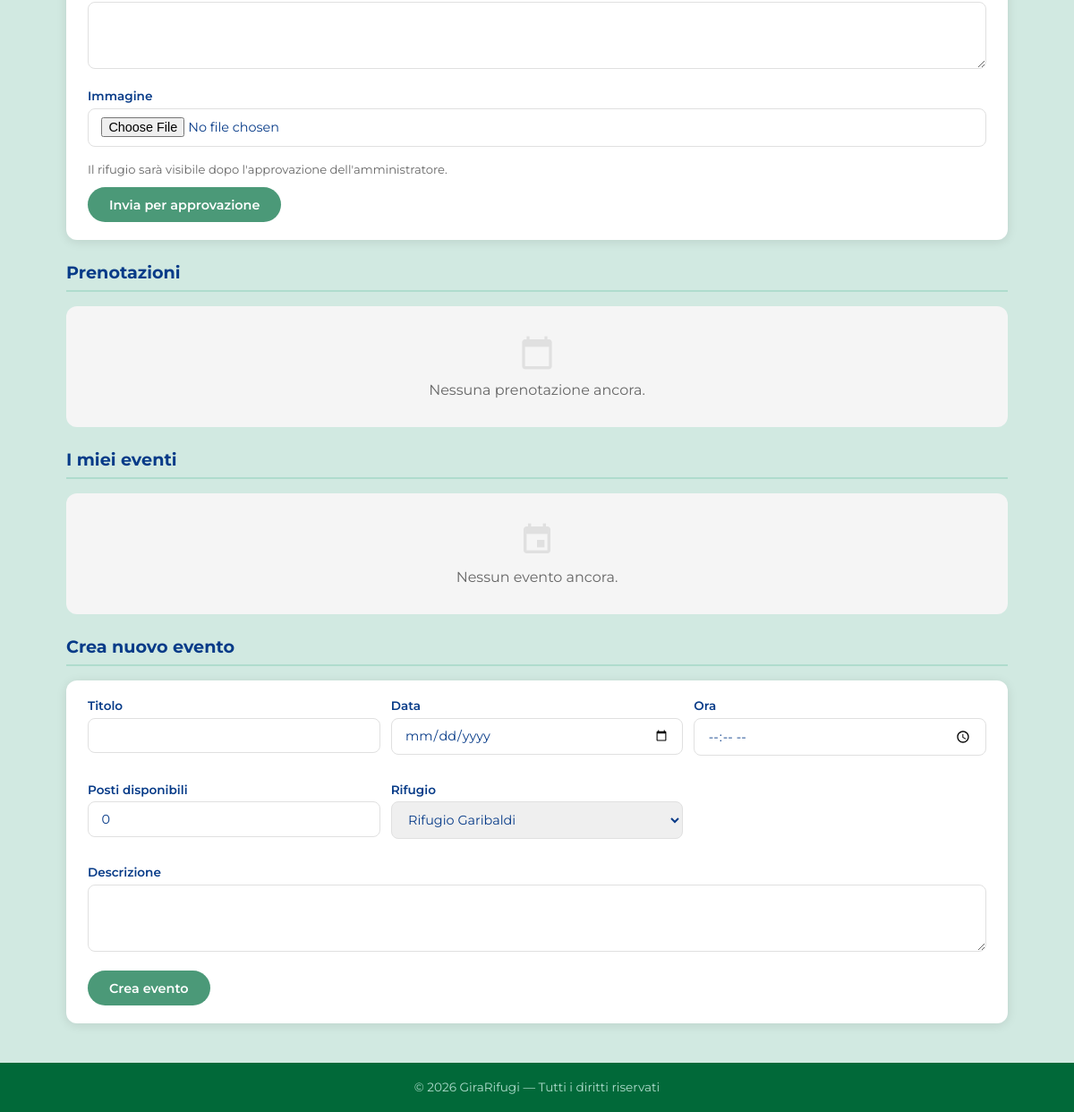
The app's page /gestore/ (signed in, lower part), older data.
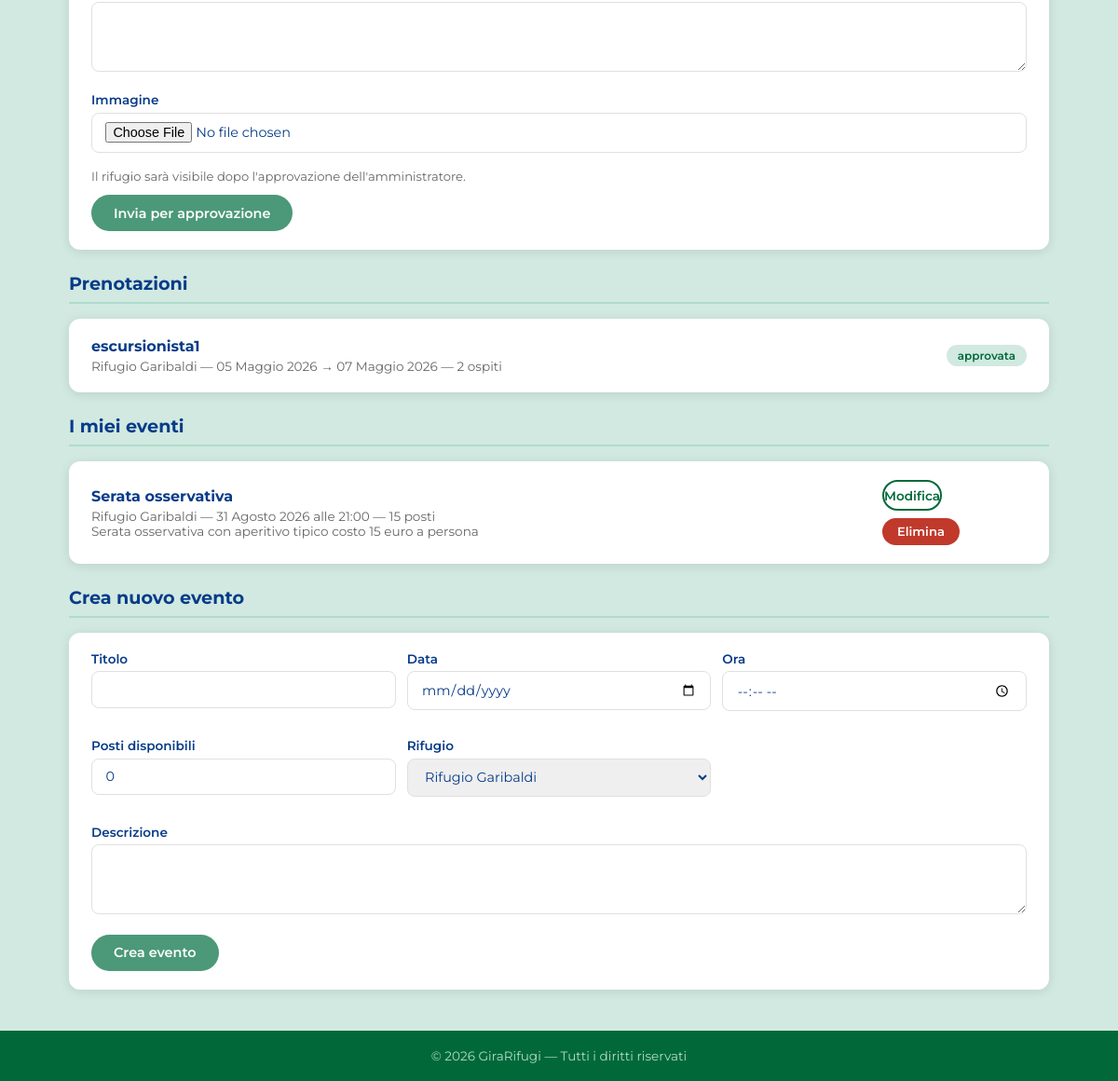
The same page, newer data.
### rifugi/models.py (models this page shows, shortened)
class Prenotazione(models.Model):
    escursionista = models.ForeignKey(
        User,
        on_delete=models.CASCADE,
        related_name='prenotazioni'
    )
    rifugio = models.ForeignKey(
        Rifugio,
        on_delete=models.CASCADE,
        related_name='prenotazioni'
    )
    data_arrivo = models.DateField()
    data_partenza = models.DateField()
    num_ospiti = models.IntegerField(default=1)
    STATO_CHOICES = [
        ('in_attesa', 'In attesa'),
        ('approvata', 'Approvata'),
        ('rifiutata', 'Rifiutata'),
    ]
    stato = models.CharField(max_length=20, choices=STATO_CHOICES, default='in_attesa')
    class Meta:
        verbose_name_plural = "Prenotazioni"

class Rifugio(models.Model):
    nome = models.CharField(max_length=200)
    localita = models.CharField(max_length=200)
    altitudine = models.IntegerField()
    latitudine = models.FloatField()
    longitudine = models.FloatField()
    regione = models.CharField(max_length=100)
    TIPO_CHOICES = [
        ('RIFUGIO', 'Rifugio'),
        ('BIVACCO', 'Bivacco'),
        ('CAPANNA', 'Capanna'),
    ]
    tipo = models.CharField(max_length=20, choices=TIPO_CHOICES, default='RIFUGIO')
    descrizione = models.TextField(blank=True)
    posti_letto = models.IntegerField(default=0)
    posti_disponibili = models.IntegerField(default=0)
    immagine = models.ImageField(upload_to='rifugi/', blank=True, null=True)
    qr_uuid = models.UUIDField(default=uuid.uuid4, unique=True, editable=False)
    STATO_CHOICES = [
        ('in_attesa', 'In attesa'),
        ('approvato', 'Approvato'),
    ]
    stato = models.CharField(max_length=20, choices=STATO_CHOICES, default='in_attesa')
    gestore = models.ForeignKey(
        User,
        on_delete=models.SET_NULL,
        null=True,
        blank=True,
        related_name='rifugi'
    )
    class Meta:
        verbose_name_plural = "Rifugi"

class Evento(models.Model):
    rifugio = models.ForeignKey(
        Rifugio,
        on_delete=models.CASCADE,
        related_name='eventi'
    )
    titolo = models.CharField(max_length=200)
    descrizione = models.TextField(blank=True)
    data = models.DateField()
    ora = models.TimeField(blank=True, null=True)
    posti_disponibili = models.IntegerField(default=0)
    class Meta:
        verbose_name_plural = "Eventi"
        ordering = ['data']

### rifugi/views.py (the view)
        def wrapper(request, *args, **kwargs):
            if not request.user.is_authenticated:
                from django.contrib.auth.views import redirect_to_login
                return redirect_to_login(request.get_full_path())
            if not request.user.groups.filter(name=nome_gruppo).exists() and not request.user.is_superuser:
                return render(request, '403.html', status=403)
            return view_func(request, *args, **kwargs)

### rifugi/views.py
class NuovoRifugioForm(forms.ModelForm):
    class Meta:
        model = Rifugio
        fields = ['nome', 'localita', 'altitudine', 'latitudine', 'longitudine', 'regione', 'tipo', 'descrizione', 'posti_letto', 'posti_disponibili', 'immagine']

class EventoForm(forms.ModelForm):
    class Meta:
        model = Evento
        fields = ['rifugio', 'titolo', 'descrizione', 'data', 'ora', 'posti_disponibili']

### rifugi/views.py (called while the page is built)
def gruppo_richiesto(nome_gruppo):
    def decorator(view_func):
        def wrapper(request, *args, **kwargs):
            if not request.user.is_authenticated:
                from django.contrib.auth.views import redirect_to_login
                return redirect_to_login(request.get_full_path())
            if not request.user.groups.filter(name=nome_gruppo).exists() and not request.user.is_superuser:
                return render(request, '403.html', status=403)
            return view_func(request, *args, **kwargs)
        return wrapper
    return decorator

### templates/rifugi/dashboard_gestore.html (shortened to what this page needs)
{% extends 'base.html' %}
{% block content %}
<div class="card" style="display:block;">
    <form method="post" enctype="multipart/form-data">
        <div class="form-group">
            <textarea name="descrizione" rows="3"></textarea>
        </div>
        <div class="form-group">
            <label>Immagine</label>
            <input type="file" name="immagine" accept="image/*">
        </div>
        <p style="font-size:0.82rem; color:var(--gray); margin-bottom:0.75rem;">
            Il rifugio sarà visibile dopo l'approvazione dell'amministratore.
        </p>
        <button type="submit" class="btn btn-primary">Invia per approvazione</button>
    </form>
</div>
<h2 class="section-title">Prenotazioni</h2>
{% for p in prenotazioni %}
<div class="card">
    <div>
        <h3>{{ p.escursionista.username }}</h3>
        <p>{{ p.rifugio.nome }} — {{ p.data_arrivo }} → {{ p.data_partenza }} — {{ p.num_ospiti }} ospiti</p>
    </div>
    <div style="display:flex; align-items:center; gap:0.75rem; flex-wrap:wrap;">
        <span class="badge {% if p.stato == 'approvata' %}badge-green{% elif p.stato == 'rifiutata' %}badge-red{% else %}badge-gray{% endif %}">
            {{ p.stato }}
        </span>
    </div>
</div>
{% empty %}
<div class="empty-state">
    <span class="material-icons">calendar_today</span>
    <p>Nessuna prenotazione ancora.</p>
</div>
{% endfor %}
<h2 class="section-title">I miei eventi</h2>
{% for e in eventi %}
<div class="card">
    <div>
        <h3>{{ e.titolo }}</h3>
        <p>{{ e.rifugio.nome }} — {{ e.data }}{% if e.ora %} alle {{ e.ora }}{% endif %} — {{ e.posti_disponibili }} posti</p>
        {% if e.descrizione %}<p>{{ e.descrizione }}</p>{% endif %}
    </div>
    <div style="display:flex; gap:0.5rem; flex-wrap:wrap;">
        <details class="modifica-details">
            <summary class="btn btn-outline btn-sm">Modifica</summary>
        </details>
        <form method="post" style="display:inline;">
            <button type="submit" class="btn btn-danger btn-sm" onclick="return confirm('Eliminare questo evento?')">Elimina</button>
        </form>
    </div>
</div>
{% empty %}
<div class="empty-state">
    <span class="material-icons">event</span>
    <p>Nessun evento ancora.</p>
</div>
{% endfor %}
<h2 class="section-title">Crea nuovo evento</h2>
<div class="card" style="display:block;">
    <form method="post">
        <div class="prenota-grid">
            <div class="form-group">
                <label>Titolo</label>
                <input type="text" name="titolo" required>
            </div>
            <div class="form-group">
                <label>Data</label>
                <input type="date" name="data" required>
            </div>
            <div class="form-group">
                <label>Ora</label>
                <input type="time" name="ora">
            </div>
            <div class="form-group">
                <label>Posti disponibili</label>
                <input type="number" name="posti_disponibili" value="0">
            </div>
            <div class="form-group">
                <label>Rifugio</label>
                <select name="rifugio">
                    {% for r in rifugi %}
                    <option value="{{ r.pk }}">{{ r.nome }}</option>
                    {% endfor %}
                </select>
            </div>
        </div>
        <div class="form-group">
            <label>Descrizione</label>
            <textarea name="descrizione" rows="3"></textarea>
        </div>
        <button type="submit" class="btn btn-primary">Crea evento</button>
    </form>
</div>
{% endblock %}

Row changes from the older to the newer data that the page shows:
added Prenotazione: escursionista.username "escursionista1", rifugio.nome "Rifugio Garibaldi", data_arrivo "05 Maggio 2026", data_partenza "07 Maggio 2026", num_ospiti "2", stato "approvata"
added Evento: titolo "Serata osservativa", rifugio.nome "Rifugio Garibaldi", data "31 Agosto 2026", ora "21:00", posti_disponibili "15", descrizione "Serata osservativa con aperitivo tipico costo 15 euro a persona"
Text that changed along with them:
text no longer shown: "Nessuna prenotazione ancora. Nessun evento ancora."
